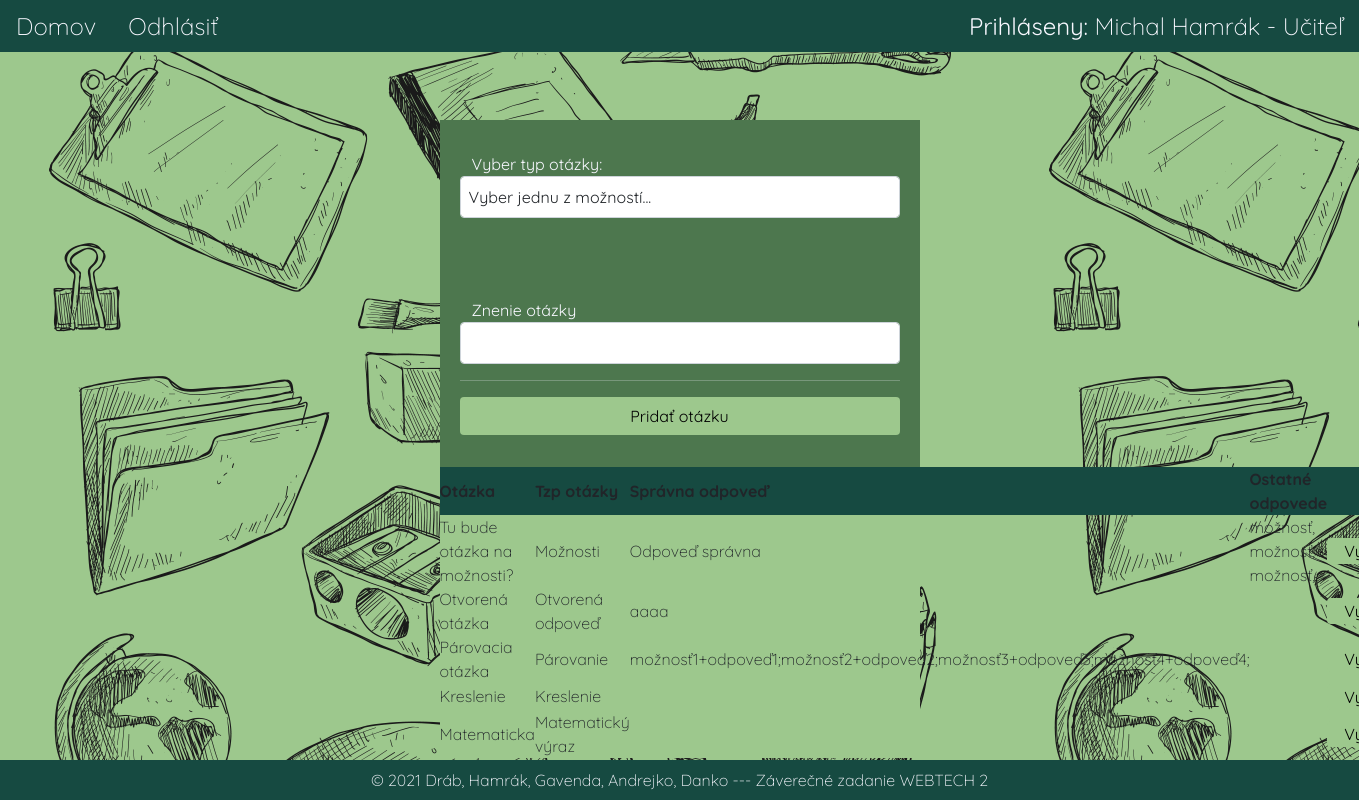
Screenshot of /testOverview.php?code=98241 (signed in) with the database file from the repository.
### tables this page shows
CREATE TABLE `questions` (
  `id` int UNSIGNED NOT NULL,
  `question` varchar(512) NOT NULL,
  `type_id` int NOT NULL,
  `correct_answer_id` varchar(512) DEFAULT NULL,
  `all_answers_id` varchar(512) DEFAULT NULL
);

CREATE TABLE `no_question_type` (
  `id` int UNSIGNED NOT NULL,
  `type` varchar(64) NOT NULL
);

CREATE TABLE `answers` (
  `id` int UNSIGNED NOT NULL,
  `answer` varchar(512) NOT NULL,
  `is_correct` tinyint DEFAULT NULL
);

### testOverview.php (the view, shortened to what this page needs)
<?php
$conn = (new Database())->createConnection();
require_once "partials/header.php";
echo getHead('Test |');
echo getHeaderTeacher($_SESSION['name'], $_SESSION['surname'], $_SESSION["loginType"]); ?>
    <div class="container addTest">
        <div class="row">
            <div class="container-login">
                <div class="h-100 row align-items-center greenBack">
                    <label for="questionType"><b>Vyber typ otázky:</b></label>
                    <select class="form-control" name="questionType" id="questionType">
                        <option value="">Vyber jednu z možností...</option>
                    </select>
                </div>
            </div>
            <div class="container-login">
                <div class="h-100 row align-items-center greenBack">
                    <label for="question"><b>Znenie otázky</b></label>
                    <input class="form-control" type="text" id="question" name="question" required>
                    <hr>
                    <input type="button" class="btn btn-login" value="Pridať otázku" id="addQuestion">
                </div>
            </div>
        </div>
        <div class="row">
            <table id="questionsOverview">
                <thead>
                <tr>
                    <td>Otázka</td>
                    <td>Tzp otázky</td>
                    <td>Správna odpoveď</td>
                    <td>Ostatné odpovede</td>
                    <td></td>
                </tr>
                </thead>
                <tbody>
                <?php
                $test = $conn->prepare("select * from tests where code = :code");
                $test->bindParam(':code', $_GET['code']);
                $test->execute();
                $test = $test->fetch();
                if ($test['question_id'] != "") {
                    $question_ids = explode(",", $test['question_id']);
                    $stmGetQuestion = $conn->prepare("SELECT q.*,qt.type FROM questions q
    join no_question_type qt on q.type_id = qt.id
    WHERE q.id = :id");
                    $stmGetAnswer = $conn->prepare("SELECT * FROM answers WHERE id = :id");
                    foreach ($question_ids as $id) {
                        $stmGetQuestion->bindParam(':id', $id);
                        $stmGetQuestion->execute();
                        $question = $stmGetQuestion->fetch();
                        $questionType = $question['type_id'];
                        switch ($questionType) {
                            case "1":
                                $stmGetAnswer->bindParam(':id', $question['correct_answer_id']);
                                $stmGetAnswer->execute();
                                $correctAnswer = $stmGetAnswer->fetch();
                                ?>
                                <tr id="<?php echo $question['id']; ?>">
                                    <td><?php echo $question['question']; ?></td>
                                    <td><?php echo $question['type']; ?></td>
                                    <td><?php echo $correctAnswer['answer']; ?></td>
                                    <td><?php ?></td>
                                    <td><input type="button" class="btn btn-login btn-table" value="Vymazať" onclick="deleteQuestion()"></td>
                                </tr>
                                <?php
                                break;
                            case "2":
                                $stmGetAnswer->bindParam(':id', $question['correct_answer_id']);
                                $stmGetAnswer->execute();
                                $correctAnswer = $stmGetAnswer->fetch();
                                $otherAnswersIds = explode(",", $question['all_answers_id']);
                                $otherAnswers = array();
                                foreach ($otherAnswersIds as $answerId) {
                                    $stmGetAnswer->bindParam(':id', $answerId);
                                    $stmGetAnswer->execute();
                                    $answer = $stmGetAnswer->fetch();
                                    array_push($otherAnswers, $answer['answer']);
                                }
                                ?>
                                <tr id="<?php echo $question['id']; ?>">
                                    <td><?php echo $question['question']; ?></td>
                                    <td><?php echo $question['type']; ?></td>
                                    <td><?php echo $correctAnswer['answer']; ?></td>
                                    <td><?php foreach ($otherAnswers as $answer) {
                                            echo $answer . ', ';
                                        } ?></td>
                                    <td><input type="button" class="btn btn-login btn-table" value="Vymazať" onclick="deleteQuestion()"></td>
                                </tr>
                                <?php
                                break;
                            case "3":
                                $stmGetAnswer->bindParam(':id', $question['correct_answer_id']);
                                $stmGetAnswer->execute();
                                $correctAnswer = $stmGetAnswer->fetch();
                                $arrPairs = explode("&", $correctAnswer['answer']);
                                $matches = explode("~", $arrPairs[0]);
                                $answers = explode("~", $arrPairs[1]);
                                ?>
                                <tr id="<?php echo $question['id']; ?>">
                                    <td><?php echo $question['question']; ?></td>
                                    <td><?php echo $question['type']; ?></td>
                                    <td><?php for ($i = 0; $i < sizeof($matches); $i++) echo $matches[$i] . '+' . $answers[$i] . ';'; ?></td>
                                    <td><?php ?></td>
                                    <td><input type="button" class="btn btn-login btn-table" value="Vymazať" onclick="deleteQuestion()"></td>
                                </tr>
                                <?php
                                break;
                            case "4":
                            case "5":
                                ?>
                                <tr id="<?php echo $question['id']; ?>">
                                    <td><?php echo $question['question']; ?></td>
                                    <td><?php echo $question['type']; ?></td>
                                    <td><?php ?></td>
                                    <td><?php ?></td>
                                    <td><input type="button" class="btn btn-login btn-table" value="Vymazať" onclick="deleteQuestion()"></td>
                                </tr>
                                <?php
                                break;
                        }
                    }
                }
                ?>
                </tbody>
            </table>
        </div>
    </div>
<?php echo getFooter(); ?>

### assets/css/style.css (style rules this page uses)
* { margin: 0; padding: 0; border: 0; box-sizing: border-box; }
body { background-color: #9dc88d; background-image: url("back.png"); font-family: 'Quicksand', sans-serif; font-weight: 300; }
.container { margin-top: 5%; }
.addTest { width: 30rem; }
.btn { background-color: #4d774e; color: ghostwhite; }
.btn-login { background-color: #9dc88d; color: black; }
.container-login { background-color: #4d774e; color: ghostwhite; padding: 2rem; }
.form-control { padding: 0.5rem; margin-bottom: 1rem; }
.row { background-color: #9dc88d; }
thead { font-weight: bold; font-size: large; background-color: #164a41; }
td { font-size: medium; }
.btn-table { padding: 0; padding-right: 1rem; padding-left: 1rem; }
.greenBack { background-color: #4d774e; }

### rows the page displays
questions: question "Tu bude otázka na možnosti?", no_question_type.type "Možnosti", answers.answer "Odpoveď správna", answer "možnosť"
questions: question "Otvorená otázka", no_question_type.type "Otvorená odpoveď", answers.answer "aaaa"
questions: question "Párovacia otázka", no_question_type.type "Párovanie", answers.answer "možnosť1", answers.answer "odpoveď1", answers.answer "možnosť2", answers.answer "odpoveď2", answers.answer "možnosť3", answers.answer "odpoveď3", answers.answer "možnosť4", answers.answer "odpoveď4"
questions: question "Kreslenie", no_question_type.type "Kreslenie"
questions: question "Matematicka", no_question_type.type "Matematický výraz"

### other values shown
$name "Michal"
$surname "Hamrák"
$typeLogin "Učiteľ"
